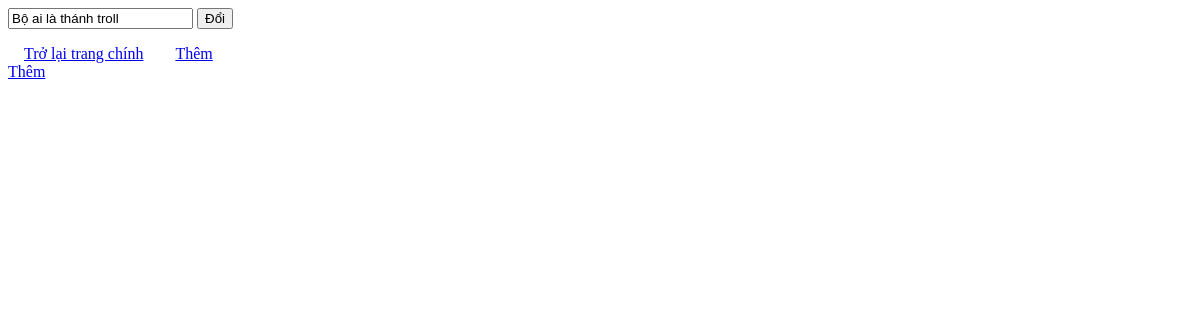
The page /admin/modify.php?k=6 (signed in) on the database as committed earlier.
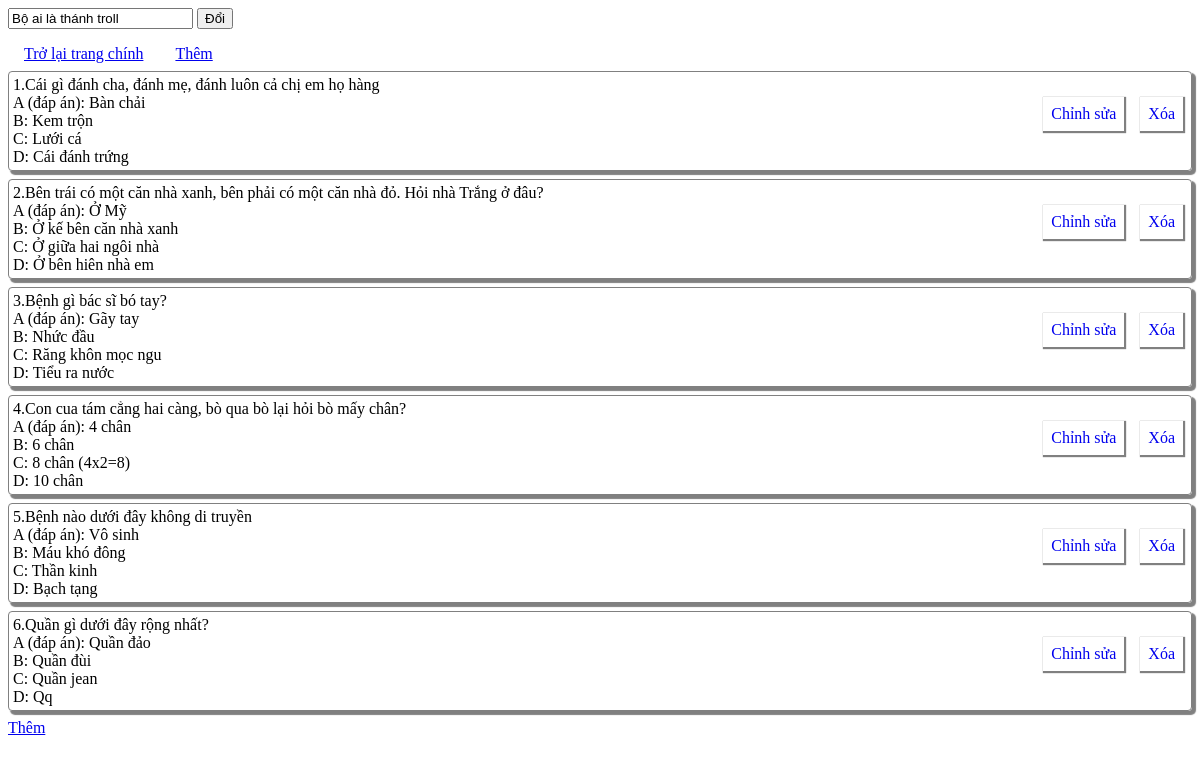
The same page on the database as committed later.
### tables this page shows
CREATE TABLE IF NOT EXISTS `daisy_collection` (
  `id` int(11) NOT NULL AUTO_INCREMENT COMMENT 'ID của bộ câu hỏi',
  `created_at` timestamp NULL DEFAULT current_timestamp() COMMENT 'Thời gian tạo của bộ câu hỏi này',
  `status` tinyint(4) DEFAULT NULL COMMENT 'Trạng thái của gói câu hỏi: 0-không sẵn sàng, 1 đang mở để chia sẻ',
  `name` varchar(50) DEFAULT 'Bộ câu hỏi không tên' COMMENT 'Tên của bộ câu hỏi',
  `admin_id` int(11) DEFAULT NULL COMMENT 'Bộ câu hỏi thuộc về ai ? (Người tạo)',
  `description` text DEFAULT NULL COMMENT 'Mô tả về bộ câu hỏi',
  PRIMARY KEY (`id`),
  KEY `admin_id` (`admin_id`),
  CONSTRAINT `FK_daisy_collection_daisy_admin_login` FOREIGN KEY (`admin_id`) REFERENCES `daisy_admin_login` (`id`) ON DELETE CASCADE ON UPDATE CASCADE
);

CREATE TABLE IF NOT EXISTS `daisy_question` (
  `id` int(11) NOT NULL AUTO_INCREMENT COMMENT 'Mã câu hỏi',
  `body` text DEFAULT NULL,
  `choice_a` text DEFAULT NULL COMMENT 'Đáp án',
  `choice_b` text DEFAULT NULL COMMENT 'Phương án 1',
  `choice_c` text DEFAULT NULL COMMENT 'Phương án 2',
  `collection_id` int(11) DEFAULT NULL COMMENT 'Thuộc về bộ câu hỏi nào',
  `choice_d` text DEFAULT NULL COMMENT 'Phương án 3',
  `created_at` timestamp NULL DEFAULT current_timestamp() COMMENT 'Thời gian tạo câu hỏi',
  KEY `id` (`id`),
  KEY `collection_id` (`collection_id`),
  CONSTRAINT `FK_daisy_question_daisy_collection` FOREIGN KEY (`collection_id`) REFERENCES `daisy_collection` (`id`) ON DELETE CASCADE
);

### middleware/auth_admin.php (called while the page is built, shortened)
<?php
	function db_authen ($conn, $userid, $collection) {
		$sql = "SELECT admin_id, name FROM daisy_collection WHERE id = $collection";
		$result = $conn->query ($sql);
		$result = $result->fetch_assoc ();
		return $result['name'];
	}
?>

### admin/modify.php (the view, shortened to what this page needs)
<?php
		include($_SERVER['DOCUMENT_ROOT'].'/DaisyQuizzes/middleware/auth_admin.php');
		function db_fetch_questions ($conn, $collection) {
			$sql = "SELECT id, body, choice_a, choice_b, choice_c, choice_d FROM daisy_question WHERE collection_id = $collection";
			$result = [];
			$q = $conn->query ($sql);
			while ($row = $q->fetch_assoc ()) {
				$result[] = $row;
			}
			return $result;
		}
		$userid = $_SESSION ['userid'];
		$collection = $_GET ['k'];
		$conn = db_connect ();
		$collection_name = db_authen ($conn, $userid, $collection);
		$data = db_fetch_questions ($conn, $collection);
		?>
<html>
	<head>
		<link href="./index.css" rel="stylesheet" type="text/css">
	</head>
	<body>
		<form action="modify.php?k=<?php echo $collection?>" method="post">
			<input type="text" name="collection_name" value="<?php echo $collection_name?>">
			<input type="submit" value="Đổi">
		</form>
		<?php
		echo "<div class='heading-pane'>";
		echo '<a href="./dashboard.php">Trở lại trang chính</a>';
		echo '<a href="./add_question.php?k='.$collection.'">Thêm</a>';
		echo "</div>";
		$cnt = 0;
		foreach ($data as $each) {
			$cnt++;
			echo "<div class='question-pane'>";
			echo "<div class='question-action-pane'>";
			echo "<a href='delete_question.php?k=$collection&question=".$each['id']."'>Xóa</a>";
			echo "<a href='./modify_question.php?k=$collection&question=".$each['id']."'>Chỉnh sửa</a>";
			echo "</div>";
			echo "<div class='body-pane'>";
			echo "$cnt."
				.$each['body']."<br>";
			echo 'A (đáp án): '.$each['choice_a']."<br>";
			echo 'B: '.$each['choice_b']."<br>";
			echo 'C: '.$each['choice_c']."<br>";
			echo 'D: '.$each['choice_d']."<br>";
			echo "</div>";
			echo "</div>";
		}
		echo '<a href="./add_question.php?k='.$collection.'">Thêm</a><br>';
		?>
	</body>
</html>

### admin/index.css (style rules this page uses)
.question-pane { border-radius:4px; padding: 4px; border: 1px solid gray; margin: 8px auto; box-shadow: 3px 3px 1px 1px gray; position: relative; }
.question-action-pane { position: absolute; right: 0%; top: 25%; }
.question-action-pane a { box-shadow: 1px 1px 1px 1px gray; padding: 8px; margin: auto 8px; float: right; text-decoration: none; }
.heading-pane a { margin: 16px; }

Rows that differ between the two databases and show on the page:
added daisy_question: body "Cái gì đánh cha, đánh mẹ, đánh luôn cả chị em họ hàng", choice_a "Bàn chải", choice_b "Kem trộn", choice_c "Lưới cá", choice_d "Cái đánh trứng"
added daisy_question: body "Bên trái có một căn nhà xanh, bên phải có một căn nhà đỏ. Hỏi nhà Trắng ở đâu?", choice_a "Ở Mỹ", choice_b "Ở kế bên căn nhà xanh", choice_c "Ở giữa hai ngôi nhà", choice_d "Ở bên hiên nhà em"
added daisy_question: body "Bệnh gì bác sĩ bó tay?", choice_a "Gãy tay", choice_b "Nhức đầu", choice_c "Răng khôn mọc ngu", choice_d "Tiểu ra nước"
added daisy_question: body "Con cua tám cẳng hai càng, bò qua bò lại hỏi bò mấy chân?", choice_a "4 chân", choice_b "6 chân", choice_c "8 chân (4x2=8)", choice_d "10 chân"
added daisy_question: body "Bệnh nào dưới đây không di truyền", choice_a "Vô sinh", choice_b "Máu khó đông", choice_c "Thần kinh", choice_d "Bạch tạng"
added daisy_question: body "Quần gì dưới đây rộng nhất?", choice_a "Quần đảo", choice_b "Quần đùi", choice_c "Quần jean", choice_d "Qq"
